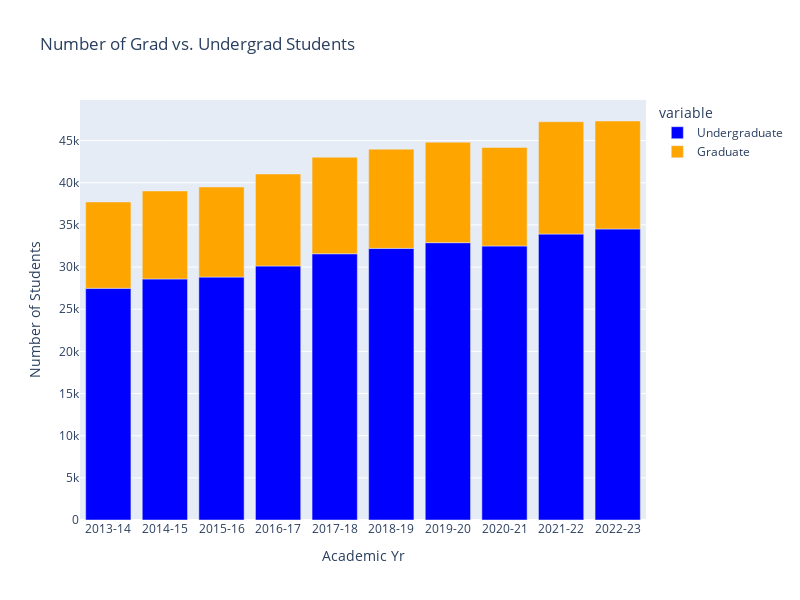

Notebook code cell kept with this figure:
### Markdown cell above
## What is the historical distribution of graduate and undergraduate students at Berkeley?

### Code cell
university_grad_vs_ungrd = (university_majors.groupby(
    ['Academic Yr', 'Ungrad Grad'], as_index = False)[["Student Headcount"]]
                            .sum()
                           )

proportions = university_grad_vs_ungrd.pivot(index='Academic Yr', columns='Ungrad Grad', values='Student Headcount')
proportions['Total'] = proportions['Undergraduate'] + proportions['Graduate']
proportions['Undergrad Proportion'] = proportions['Undergraduate'] / proportions['Total']
proportions['Grad Proportion'] = proportions['Graduate'] / proportions['Total']


fig = px.bar(proportions.reset_index(), 
             x='Academic Yr', 
             y=['Undergraduate', 'Graduate'],
             title='Number of Grad vs. Undergrad Students',
             labels={'value': 'Number of Students'},
             color_discrete_map={'Undergraduate': 'blue', 'Graduate': 'orange'})

fig.update_layout(barmode='relative', autosize=False, width=800, height=600)
fig.show()

### Figure 1 — Plotly figure (JSON) as saved in the notebook; plotly's stock layout.template omitted (floating-point values rounded to 4 significant figures)
{"data": [{"alignmentgroup": "True", "hovertemplate": "variable=Undergraduate<br>Academic Yr=%{x}<br>Number of Students=%{y}<extra></extra>", "legendgroup": "Undergraduate", "marker": {"color": "blue", "pattern": {"shape": ""}}, "name": "Undergraduate", "offsetgroup": "Undergraduate", "orientation": "v", "showlegend": true, "textposition": "auto", "type": "bar", "x": ["2013-14", "2014-15", "2015-16", "2016-17", "2017-18", "2018-19", "2019-20", "2020-21", "2021-22", "2022-23"], "xaxis": "x", "y": [27486, 28595, 28818, 30132, 31581, 32220.0, 32896, 32510.0, 33920, 34520.0], "yaxis": "y"}, {"alignmentgroup": "True", "hovertemplate": "variable=Graduate<br>Academic Yr=%{x}<br>Number of Students=%{y}<extra></extra>", "legendgroup": "Graduate", "marker": {"color": "orange", "pattern": {"shape": ""}}, "name": "Graduate", "offsetgroup": "Graduate", "orientation": "v", "showlegend": true, "textposition": "auto", "type": "bar", "x": ["2013-14", "2014-15", "2015-16", "2016-17", "2017-18", "2018-19", "2019-20", "2020-21", "2021-22", "2022-23"], "xaxis": "x", "y": [10236, 10434, 10681, 10910.0, 11446, 11770.0, 11920, 11689, 13316, 12802], "yaxis": "y"}], "layout": {"autosize": false, "barmode": "relative", "height": 600, "legend": {"title": {"text": "variable"}, "tracegroupgap": 0}, "title": {"text": "Number of Grad vs. Undergrad Students"}, "width": 800, "xaxis": {"anchor": "y", "autorange": true, "domain": [0, 1], "range": [-0.5, 9.5], "title": {"text": "Academic Yr"}, "type": "category"}, "yaxis": {"anchor": "x", "autorange": true, "domain": [0, 1], "range": [0, 49820.0], "title": {"text": "Number of Students"}, "type": "linear"}}}
